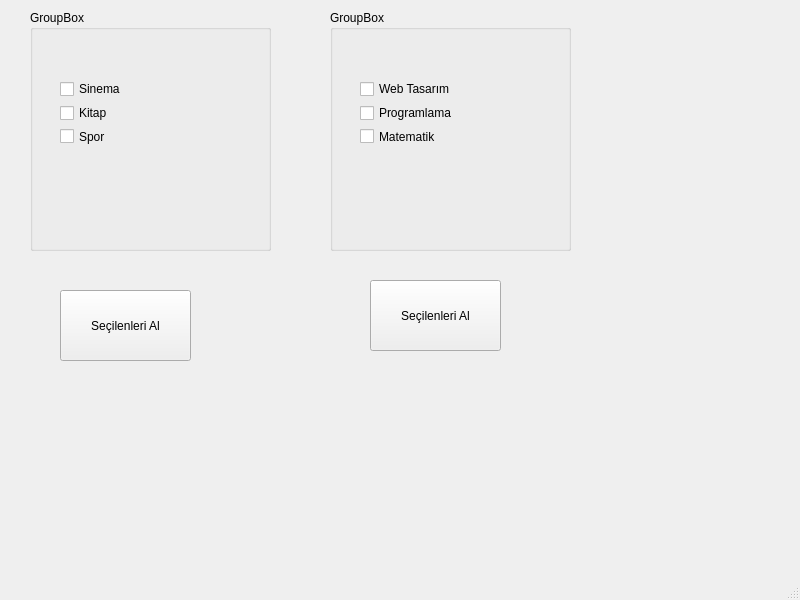
<?xml version="1.0" encoding="UTF-8"?>
<ui version="4.0">
 <class>MainWindow</class>
 <widget class="QMainWindow" name="MainWindow">
  <property name="geometry">
   <rect>
    <x>0</x>
    <y>0</y>
    <width>800</width>
    <height>600</height>
   </rect>
  </property>
  <property name="windowTitle">
   <string>MainWindow</string>
  </property>
  <widget class="QWidget" name="centralwidget">
   <widget class="QPushButton" name="btnSecilenleriAlHobiler">
    <property name="geometry">
     <rect>
      <x>60</x>
      <y>290</y>
      <width>131</width>
      <height>71</height>
     </rect>
    </property>
    <property name="text">
     <string>Seçilenleri Al</string>
    </property>
   </widget>
   <widget class="QLabel" name="lblResultHobiler">
    <property name="geometry">
     <rect>
      <x>30</x>
      <y>380</y>
      <width>181</width>
      <height>141</height>
     </rect>
    </property>
    <property name="text">
     <string/>
    </property>
   </widget>
   <widget class="QGroupBox" name="groupHobiler">
    <property name="geometry">
     <rect>
      <x>30</x>
      <y>10</y>
      <width>241</width>
      <height>241</height>
     </rect>
    </property>
    <property name="title">
     <string>GroupBox</string>
    </property>
    <widget class="QWidget" name="">
     <property name="geometry">
      <rect>
       <x>30</x>
       <y>70</y>
       <width>151</width>
       <height>65</height>
      </rect>
     </property>
     <layout class="QVBoxLayout" name="verticalLayout">
      <item>
       <widget class="QCheckBox" name="cbSinema">
        <property name="text">
         <string>Sinema</string>
        </property>
       </widget>
      </item>
      <item>
       <widget class="QCheckBox" name="cbKitap">
        <property name="text">
         <string>Kitap</string>
        </property>
       </widget>
      </item>
      <item>
       <widget class="QCheckBox" name="cbSpor">
        <property name="text">
         <string>Spor</string>
        </property>
       </widget>
      </item>
     </layout>
    </widget>
   </widget>
   <widget class="QGroupBox" name="groupDersler">
    <property name="geometry">
     <rect>
      <x>330</x>
      <y>10</y>
      <width>241</width>
      <height>241</height>
     </rect>
    </property>
    <property name="title">
     <string>GroupBox</string>
    </property>
    <widget class="QWidget" name="layoutWidget">
     <property name="geometry">
      <rect>
       <x>30</x>
       <y>70</y>
       <width>151</width>
       <height>65</height>
      </rect>
     </property>
     <layout class="QVBoxLayout" name="verticalLayout_2">
      <item>
       <widget class="QCheckBox" name="cbWeb">
        <property name="text">
         <string>Web Tasarım</string>
        </property>
       </widget>
      </item>
      <item>
       <widget class="QCheckBox" name="cbProgramlama">
        <property name="text">
         <string>Programlama</string>
        </property>
       </widget>
      </item>
      <item>
       <widget class="QCheckBox" name="cbMatematik">
        <property name="text">
         <string>Matematik</string>
        </property>
       </widget>
      </item>
     </layout>
    </widget>
   </widget>
   <widget class="QPushButton" name="btnSecilenleriAlDersler">
    <property name="geometry">
     <rect>
      <x>370</x>
      <y>280</y>
      <width>131</width>
      <height>71</height>
     </rect>
    </property>
    <property name="text">
     <string>Seçilenleri Al</string>
    </property>
   </widget>
   <widget class="QLabel" name="lblResultDersler">
    <property name="geometry">
     <rect>
      <x>350</x>
      <y>380</y>
      <width>181</width>
      <height>141</height>
     </rect>
    </property>
    <property name="text">
     <string/>
    </property>
   </widget>
  </widget>
  <widget class="QMenuBar" name="menubar">
   <property name="geometry">
    <rect>
     <x>0</x>
     <y>0</y>
     <width>800</width>
     <height>21</height>
    </rect>
   </property>
  </widget>
  <widget class="QStatusBar" name="statusbar"/>
 </widget>
 <resources/>
 <connections/>
</ui>
